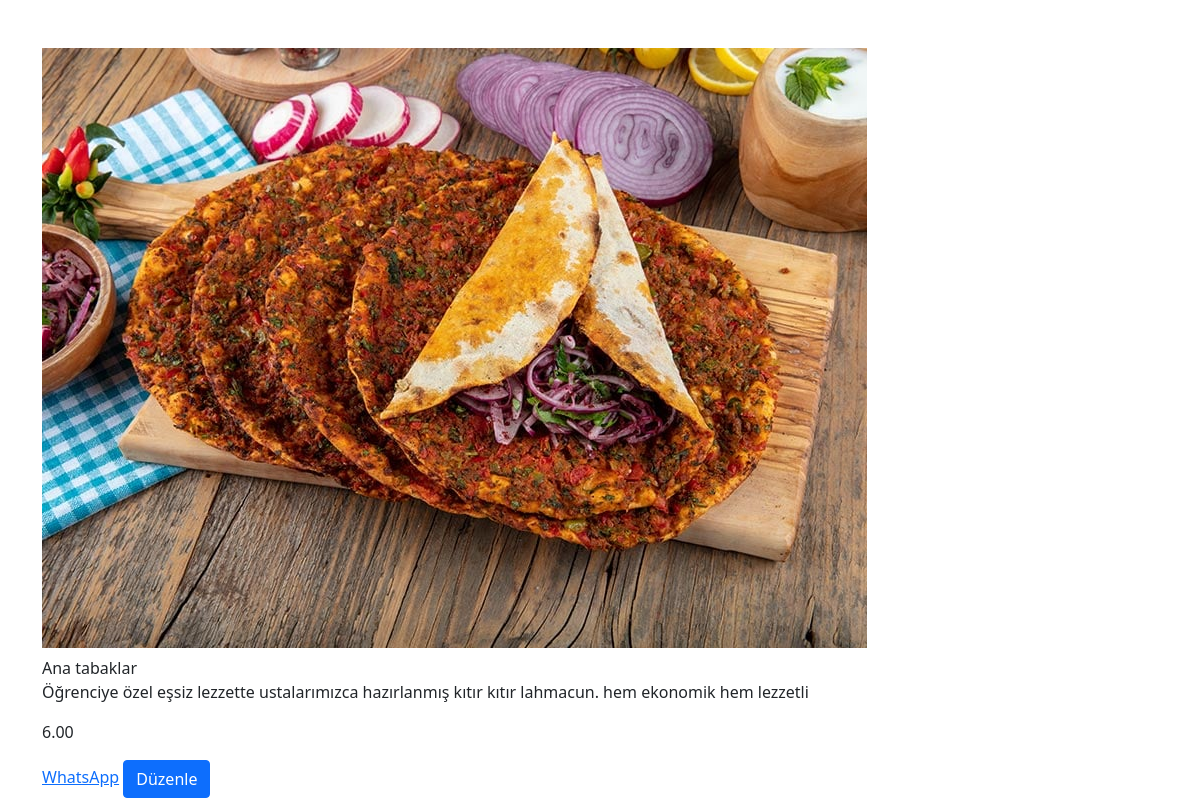
The page /product/viewAdmin/13/ (signed in) on the database its author committed.
### products/models.py (models this page shows, shortened)
class Product(models.Model):
    title = models.CharField(max_length=100, default='عنوان الوجبة')
    image = models.ImageField(default='meal_def.jpg', upload_to='product_pics/')
    description = models.TextField(default='وصف الوجبة')
    price = models.DecimalField(max_digits=6, decimal_places=2, default=0.0)
    buyingMassage = models.TextField(default='رسالة الشراء')
    category = models.ForeignKey(Category, on_delete=models.CASCADE)
    sender_id = models.IntegerField(default=1)

### pages/models.py (models this page shows, shortened)
class Category(models.Model):
    name = models.CharField(max_length=100)
    restaurant = models.ForeignKey('Profile', on_delete=models.CASCADE, related_name='categories')

### pages/views.py (the view)
# urls.py: path("product/viewAdmin/<int:product_id>/", views.viewProductAdmin, name='viewProductAdmin'),
def viewProductAdmin(request, product_id):
    user = request.user
    currentProduct = Product.objects.get(id=product_id)
    return render(request, 'products/view/viewProductAdmin.html', {"thisPage": 'viewProductAdmin', 'restaurant': restaurant, 'product': currentProduct, 'user': user})

### templates/products/view/viewProductAdmin.html (shortened to what this page needs)
{% extends 'base2.html' %}
{% block content %}
{% if user.is_authenticated %}
<img src="{{ product.image.url }}" alt="Product Image">
<a>{{ product.category.name }}</a>
<p>{{ product.description }}</p>
<p>{{ product.price }}</p>
<a href="https://wa.me/{{restaurant.whatsapp}}/?text={{product.buyingMassage}}" target="_blank">WhatsApp</a>
<a href="{% url 'editProduct' product.id %}" class="btn btn-primary">Düzenle</a>
{% endif %}
{% endblock %}

### static/css/base2.css (style rules this page uses)
body { background-color: rgb(88, 83, 83); }

### rows shown on the page
Product: image (picture), category.name "Ana tabaklar", description "Öğrenciye özel eşsiz lezzette ustalarımızca hazırlanmış kıtır kıtır lahmacun. hem ekonomik hem lezzetli", price "6.00"
